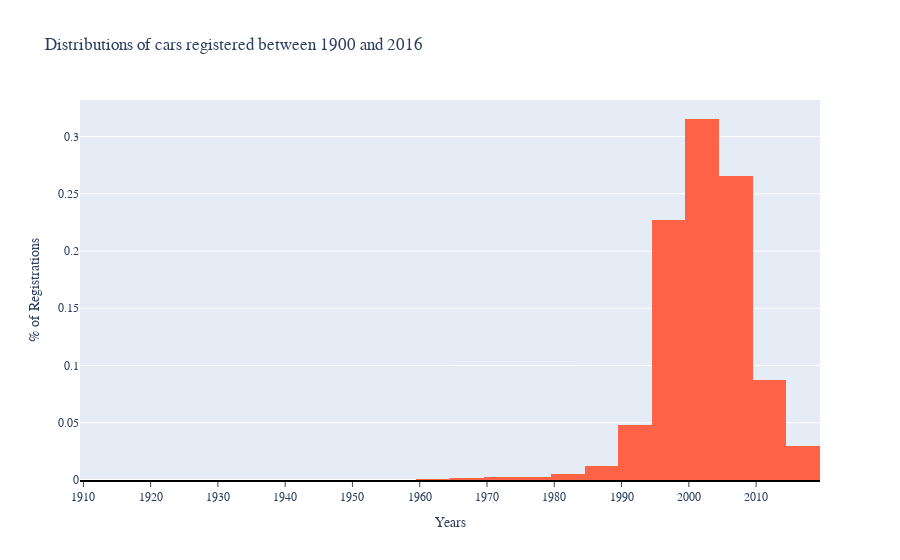

Notebook code for this chart:
### Markdown cell above
these years constitute only 4.1% of our total data. We can safely eliminate these records from our analysis:

### Code cell
autos = autos[autos['registration_year'].between(1900,2016)]

years = (autos['registration_year'].value_counts(normalize=True).sort_values(ascending=False))


fig = px.histogram(x =years.index,y=years.values,nbins=30,title='Distributions of cars registered between 1900 and 2016')

fig.update_traces(marker_color='#ff6347')
fig.update_xaxes(nticks=20,title='Years', showline=True, linewidth=2, linecolor='black', ticks='outside')
fig.update_yaxes(title='% of Registrations')
fig.update_layout(font_size = 12, font_family='Arial')

fig.show()

### Figure 1 — Plotly figure (JSON) as saved in the notebook; plotly's stock layout.template omitted (floating-point values rounded to 4 significant figures)
{"data": [{"alignmentgroup": "True", "bingroup": "x", "histfunc": "sum", "hovertemplate": "x=%{x}<br>sum of y=%{y}<extra></extra>", "legendgroup": "", "marker": {"color": "#ff6347", "pattern": {"shape": ""}}, "name": "", "nbinsx": 30, "offsetgroup": "", "orientation": "v", "showlegend": false, "type": "histogram", "x": [2000, 2005, 1999, 2003, 2004, 2001, 2006, 2002, 1998, 2007, 2008, 1997, 2009, 1996, 2010, 1995, 2016, 2011, 2012, 1994, 1993, 2013, 1992, 1990, 1991, 2014, 1989, 1988, 2015, 1985, 1980, 1986, 1987, 1984, 1983, 1978, 1982, 1970, 1979, 1981, 1972, 1960, 1977, 1971, 1973, 1976, 1968, 1975, 1967, 1974, 1969, 1965, 1966, 1964, 1910, 1961, 1956, 1962, 1959, 1963, 1958, 1950, 1937, 1934, 1954, 1941, 1953, 1938, 1929, 1952], "xaxis": "x", "y": [0.07314, 0.06723, 0.06723, 0.06213, 0.06192, 0.0609, 0.06013, 0.05726, 0.0547, 0.04951, 0.04621, 0.04525, 0.04209, 0.0317, 0.02854, 0.0284, 0.02742, 0.0257, 0.01862, 0.01443, 0.009684, 0.009218, 0.008357, 0.007915, 0.007682, 0.00561, 0.003981, 0.003119, 0.002561, 0.002095, 0.001816, 0.001583, 0.001583, 0.001141, 0.001001, 0.0008613, 0.0008613, 0.0008147, 0.0006285, 0.0006052, 0.0006052, 0.0004656, 0.0004423, 0.0004423, 0.0004423, 0.0003957, 0.0003957, 0.0003724, 0.0003724, 0.0003492, 0.0003492, 0.0002561, 0.0002561, 0.0002095, 0.0001164, 0.0001164, 9.311e-05, 9.311e-05, 9.311e-05, 9.311e-05, 6.983e-05, 6.983e-05, 6.983e-05, 4.656e-05, 4.656e-05, 2.328e-05, 2.328e-05, 2.328e-05, 2.328e-05, 2.328e-05], "yaxis": "y"}], "layout": {"barmode": "relative", "font": {"family": "Arial", "size": 12}, "legend": {"tracegroupgap": 0}, "title": {"text": "Distributions of cars registered between 1900 and 2016"}, "xaxis": {"anchor": "y", "domain": [0, 1], "linecolor": "black", "linewidth": 2, "nticks": 20, "showline": true, "ticks": "outside", "title": {"text": "Years"}}, "yaxis": {"anchor": "x", "domain": [0, 1], "title": {"text": "% of Registrations"}}}}
